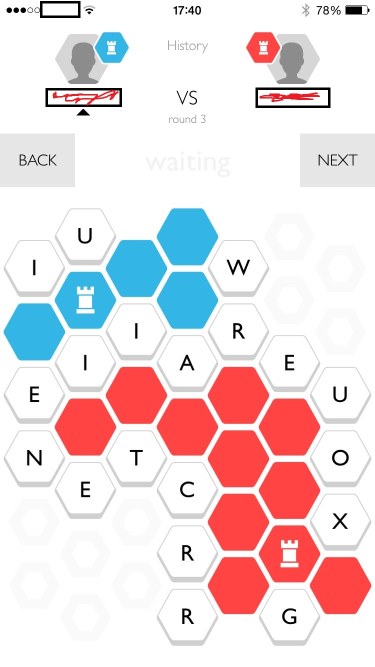
#> input picture example.png, 750 x 1334 px (shown at 1/2 size)
$ python -i ocr.py   (imports and definitions only)
#> lines starting #> are read from the running program, lines starting #| are printed output that depends on the picture; after the words box and inside, x2 and y2 are one past the last pixel; in counts of white or black regions, pixels touching at a corner belong together
#!/usr/bin/env python
import cv2
import numpy as np
import pytesseract
import Image

# Find the (x,y) centroid of a polygon (cnt) in img
def get_center(cnt, img):
    h,w,d = img.shape
    mask = np.zeros((h,w), np.uint8)
    cv2.drawContours(mask, [cnt], 0, 255, -1)
    m = cv2.moments(mask, True)
    return (m['m10']/m['m00'], m['m01']/m['m00'])

def decode_tiles(img):
    # Greyscale and edge detection
    gray = cv2.cvtColor(img, cv2.COLOR_RGB2GRAY)
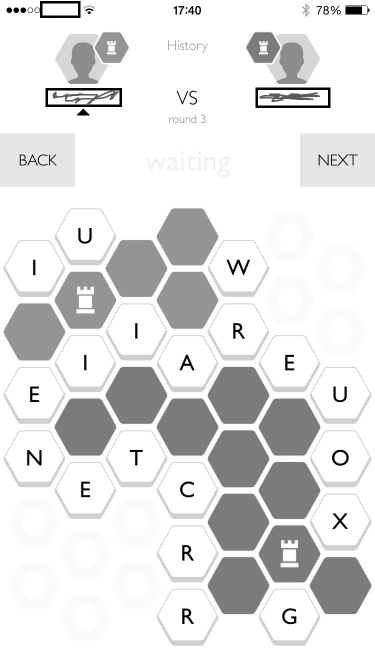
#> gray: shape (1334, 750) (shown at 1/2 size); min 0, max 255, mean 225.8
    bw = cv2.Canny(gray, 0, 50, 5);
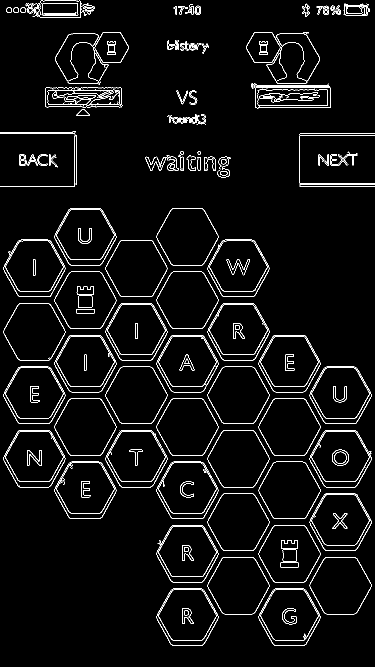
#> bw: shape (1334, 750) (shown at 1/2 size); 3.9% white in thin lines or dots

    # HACK: some thresholds for hexagon recognition
    h,w,d = img.shape
#> h = 1334; w = 750; d = 3
    img_area = h*w
#> img_area = 1000500
    hex_area = img_area / 200
#> hex_area = 5002.5
    cap_area = img_area / 2000
#> cap_area = 500.2

    hex = []

    contours, hierarchy = cv2.findContours(
        bw, cv2.RETR_EXTERNAL, cv2.CHAIN_APPROX_SIMPLE)
#> contours = 112 contours, 22 with area under 20; largest, box (x1, y1, x2, y2) and area: (619, 987, 743, 1102) 10752, (313, 1177, 437, 1292) 10752, (313, 1050, 437, 1165) 10748, (619, 860, 743, 975) 10748, (313, 670, 437, 785) 10748

    # Discard contours which don't seem like large-ish hexagons
    for cnt in contours:
        # Ramer-Douglas-Peucker algorithm
        cnt_len = cv2.arcLength(cnt, True)
        cnt = cv2.approxPolyDP(cnt, 0.02*cnt_len, True)

        if (len(cnt) == 6 and \
            cv2.contourArea(cnt) > hex_area and \
            cv2.isContourConvex(cnt)):
            # more robust: check angles for regularity ~ 120 deg.
            # does not seem to be necessary
            hex.append(cnt)
#> this loop made 112 passes
#> cnt_len on passes 1 to 12: 399.6, 399.6, 399.6, 400.2, 400.2, 432.8, 403, 399, 400.2, 400.2, 400.2, 421.5
#> (cnt_len, cnt) on pass 39: (41.8, [[310, 323], [303, 341], [309, 328]])
#> after the loop, hex = 30 contours; largest, box (x1, y1, x2, y2) and area: (313, 670, 437, 784) 10348, (109, 670, 233, 784) 10348, (211, 480, 335, 594) 10301, (621, 988, 743, 1101) 10295, (517, 671, 640, 785) 10259

    # Pick (x0,y0) origin for relative hex grid (arbitrary)
    origin = get_center(hex[0], img)
#> in get_center, `cv2.drawContours(mask, [cnt], 0, 255, -1)`:
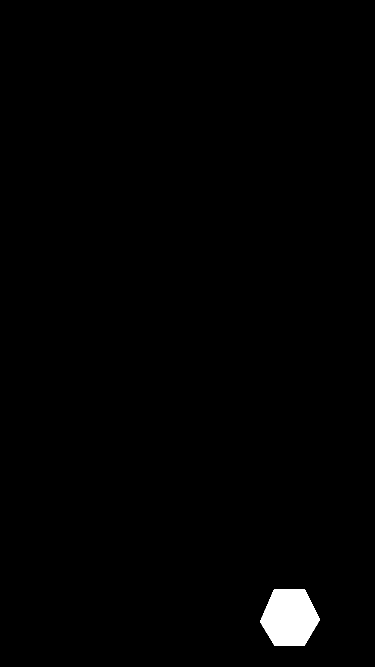
#> mask: shape (1334, 750) (shown at 1/2 size); 1% white; 1 white region, box (x1, y1, x2, y2) and area: (520, 1178, 640, 1292) 10294
#> in get_center, `m = cv2.moments(mask, True)`: m = moments, m00 10294, centre m10/m00, m01/m00 = (579, 1235)
#> origin = (579, 1235)

    # Estimate side length s
    num_hex = 0
    s = 0
    for cnt in hex:
        ss = 0
        for k in range(0,4):
            ss += np.sqrt((cnt[k][0][0] - cnt[k+1][0][0])**2 + \
                         (cnt[k][0][1] - cnt[k+1][0][1])**2)
        # Sixth side
        ss += np.sqrt((cnt[5][0][0] - cnt[0][0][0])**2 + \
                         (cnt[5][0][1] - cnt[0][0][1])**2)
        s += (ss / 6)
        num_hex += 1
#> this loop made 30 passes
#> (ss, s) on passes 1 to 12: (307.4, 51.23), (319.2, 104.4), (307.7, 155.7), (310.2, 207.4), (308.4, 258.8), (314.3, 311.2), (317.6, 364.1), (315.2, 416.6), (308.5, 468), (310.6, 519.8), (324.2, 573.8), (318.9, 627)
#> after the loop, num_hex = 30; s = 1566.3

    s /= num_hex
#> s = 52.21

    # Identify hexagons
    grid = []
    for cnt in hex:
        # Build mask
        h,w,d = img.shape
        mask = np.zeros((h,w), np.uint8)
        cv2.drawContours(mask, [cnt], 0, 255, -1)
        crop = cv2.bitwise_and(img, img, mask=mask)

        shape_descriptor = {}

        # OCR
        crop_t = Image.fromarray(crop)
        shape_descriptor['letter'] = pytesseract.image_to_string(crop_t, config="-psm 10")
        shape_descriptor['letter'] = shape_descriptor['letter'].lower()

        # determine team
        # recall OpenCV likes BGR
        mean_color = cv2.mean(img, mask)
        if (mean_color[0] > mean_color[2]*1.5): # much bluer than it is red
            shape_descriptor['team'] = 'blue'
        elif (mean_color[2] > mean_color[0]*1.5): # much redder than it is blue
            shape_descriptor['team'] = 'red'
        else:
            shape_descriptor['team'] = 'none'

        # determine if it is a capital
        cropgray = cv2.cvtColor(crop, cv2.COLOR_RGB2GRAY)
        num_white_pixels = np.sum(cropgray > 225)
        shape_descriptor['capital'] = 0
        if (num_white_pixels > cap_area and shape_descriptor['team'] != 'none'):
            shape_descriptor['capital'] = 1

        # find center
        (x0,y0) = get_center(cnt, img)
        center = {'x': x0, 'y': y0}
        hexgrid = hexagonal_grid(center, origin, s)
        shape_descriptor['i'] = hexgrid['i']
        shape_descriptor['j'] = hexgrid['j']

        shape_descriptor['contour'] = cnt

        grid.append(shape_descriptor)
#> this loop made 1 pass
#> after the loop, grid = []
    return grid

# Translate rectangular coordinates to hexagonal coordinates (approx)
def hexagonal_grid(center, origin, s):
    (x0,y0) = origin
    s += 8  # FIXME
    b = 20

    h = np.sqrt(3)*s
    r = h/2.

    # Map to hexagonal coordinates (see hex_derivation.jpg)
    eye = (center['x'] - x0)/(s+1./2.*(b+s))
    jay = ((center['y'] - y0) - eye*(r+1./2.*b)) / (h+b)

    return {'i': int(round(eye)), 'j': int(round(jay))}

>>> import cv2
>>> picture = cv2.cvtColor(cv2.imread('example.png'), cv2.COLOR_BGR2RGB)
#> (the run stopped early here; a loop or call above may not have finished)
